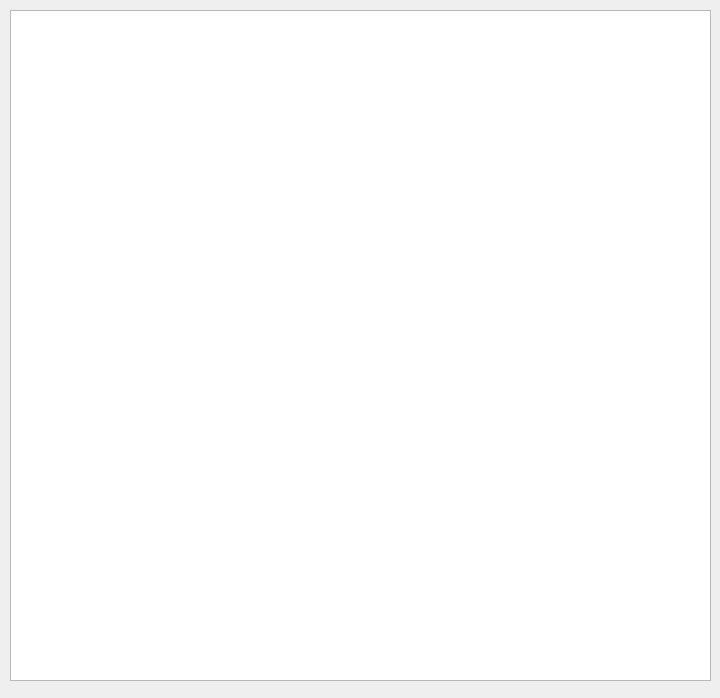
<?xml version="1.0" encoding="UTF-8"?>
<ui version="4.0">
 <class>license</class>
 <widget class="QDialog" name="license">
  <property name="geometry">
   <rect>
    <x>0</x>
    <y>0</y>
    <width>720</width>
    <height>698</height>
   </rect>
  </property>
  <property name="focusPolicy">
   <enum>Qt::StrongFocus</enum>
  </property>
  <property name="windowTitle">
   <string>License</string>
  </property>
  <widget class="QTextEdit" name="licenseTextEdit">
   <property name="geometry">
    <rect>
     <x>10</x>
     <y>10</y>
     <width>701</width>
     <height>671</height>
    </rect>
   </property>
   <property name="readOnly">
    <bool>true</bool>
   </property>
  </widget>
  <widget class="QScrollArea" name="scrollArea">
   <property name="geometry">
    <rect>
     <x>10</x>
     <y>10</y>
     <width>701</width>
     <height>671</height>
    </rect>
   </property>
   <property name="verticalScrollBarPolicy">
    <enum>Qt::ScrollBarAlwaysOn</enum>
   </property>
   <property name="sizeAdjustPolicy">
    <enum>QAbstractScrollArea::AdjustToContents</enum>
   </property>
   <property name="widgetResizable">
    <bool>true</bool>
   </property>
   <widget class="QWidget" name="scrollAreaWidgetContents">
    <property name="geometry">
     <rect>
      <x>0</x>
      <y>0</y>
      <width>685</width>
      <height>669</height>
     </rect>
    </property>
   </widget>
  </widget>
  <zorder>scrollArea</zorder>
  <zorder>licenseTextEdit</zorder>
 </widget>
 <resources/>
 <connections/>
</ui>
